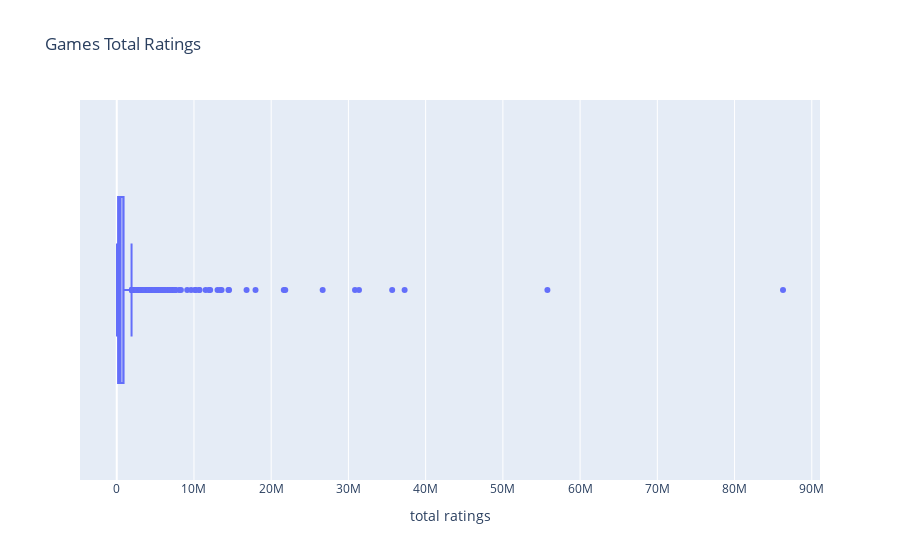

The notebook cell saved with this chart:
### Code cell
fig1 = px.box(df, "total ratings", title=" Games Total Ratings")

fig1.show()

### Figure 1 — Plotly figure (JSON) as saved in the notebook; plotly's stock layout.template omitted (floating-point values rounded to 4 significant figures; data arrays with more than 128 entries replaced by an {"elided": "..."} marker saying what was removed)
{"data": [{"alignmentgroup": "True", "hovertemplate": "total ratings=%{x}<extra></extra>", "legendgroup": "", "marker": {"color": "#636efa"}, "name": "", "notched": false, "offsetgroup": "", "orientation": "h", "showlegend": false, "type": "box", "x": {"elided": "1730 int values"}, "x0": " ", "xaxis": "x", "y0": " ", "yaxis": "y"}], "layout": {"boxmode": "group", "legend": {"tracegroupgap": 0}, "title": {"text": " Games Total Ratings"}, "xaxis": {"anchor": "y", "domain": [0, 1], "title": {"text": "total ratings"}}, "yaxis": {"anchor": "x", "domain": [0, 1]}}}
